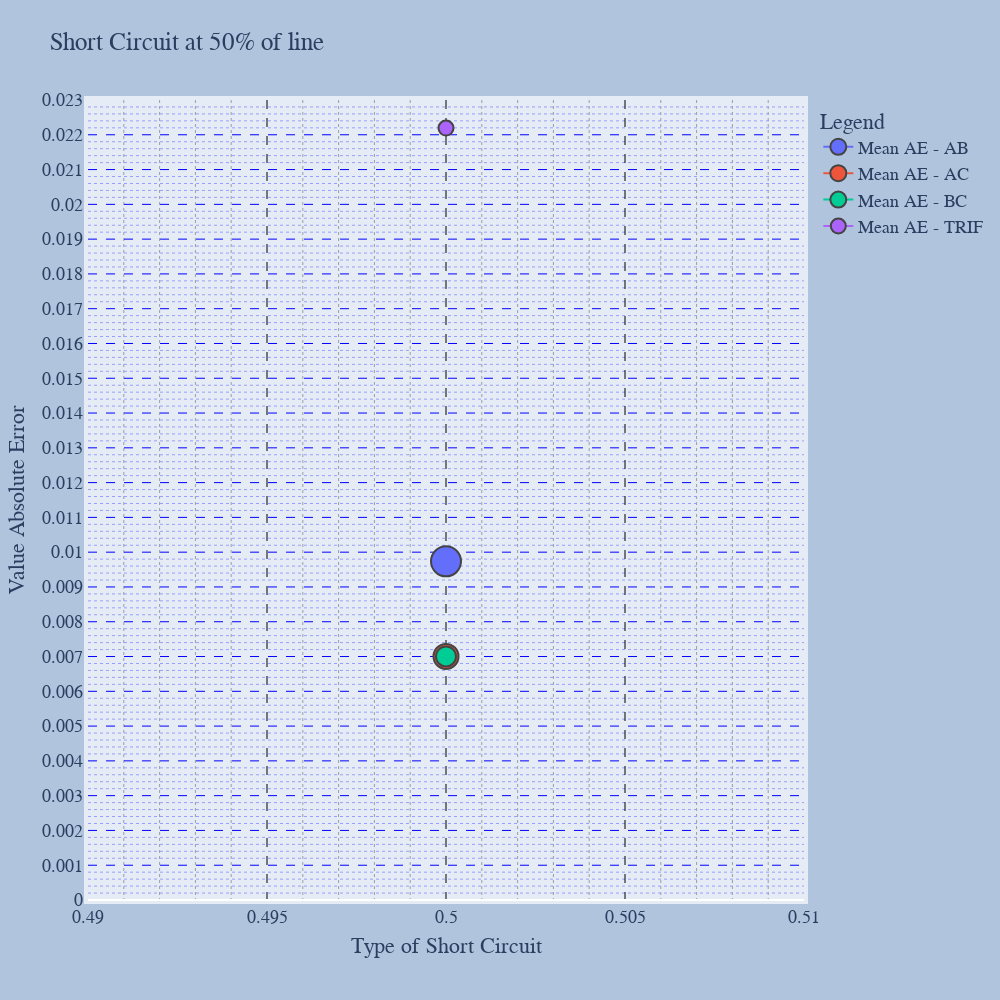

Notebook code cell kept with this figure:
### Code cell
fig = go.Figure()

# Add traces
fig.add_trace(go.Scatter(x=ValorZeroCinquenta['n'], y=ValorZeroCinquenta['Mean AE - AB'],
                    mode='markers+lines',
                    name='Mean AE - AB',
                    marker=dict(
                        size=30,
                        line=dict(
                            width=2
                        )
                    ),
                    text=ValorZeroCinquenta['Mean AE - AB'],
                    textposition="top center"))
fig.add_trace(go.Scatter(x=ValorZeroCinquenta['n'], y=ValorZeroCinquenta['Mean AE - AC'],
                    mode='markers+lines',
                    name='Mean AE - AC',
                    marker=dict(
                        size=25,
                        line=dict(
                            width=2
                        )
                    ),
                    text=ValorZeroCinquenta['Mean AE - AC'],
                    textposition="top center"))
fig.add_trace(go.Scatter(x=ValorZeroCinquenta['n'], y=ValorZeroCinquenta['Mean AE - BC'],
                    mode='markers+lines',
                    name='Mean AE - BC',
                    marker=dict(
                        size=20,
                        line=dict(
                            width=2
                        )
                    ),
                    text=ValorZeroCinquenta['Mean AE - BC'],
                    textposition="bottom center"))
fig.add_trace(go.Scatter(x=ValorZeroCinquenta['n'], y=ValorZeroCinquenta['Mean AE - TRIF'],
                    mode='markers+lines',
                    name='Mean AE - TRIF',
                    marker=dict(
                        size=15,
                        line=dict(
                            width=2
                        )
                    ),
                    text=ValorZeroCinquenta['Mean AE - TRIF'],
                    textposition="top center"))
fig.update_yaxes(showgrid=True, gridwidth=1, gridcolor='blue', griddash='dash', minor_griddash="dot", minor_nticks=5, tickmode = 'linear', tick0 = 0.005,dtick = 0.001,)
fig.update_xaxes(gridcolor='black', griddash='dash', minor_griddash="dot",)
fig.update_yaxes(range=[0, 0.023])
fig.update_xaxes(range=[0.49, 0.51])
fig.update_layout(
    autosize=False,
    width=1000,
    height=1000,
    margin=dict(
        l=50,
        r=50,
        b=100,
        t=100,
        pad=4
    ),
    paper_bgcolor='LightSteelBlue',)
fig.update_layout(
    title="Short Circuit at 50% of line",
    xaxis_title="Type of Short Circuit",
    yaxis_title="Value Absolute Error",
    legend_title="Legend",
    font=dict(
        family="Courier New, monospace",
        size=18,
    )
)
fig.show()
fig.write_image("images/ValorAE_3.png")

### Figure 1 — Plotly figure (JSON) as saved in the notebook; plotly's stock layout.template omitted (floating-point values rounded to 4 significant figures)
{"data": [{"marker": {"line": {"width": 2}, "size": 30}, "mode": "markers+lines", "name": "Mean AE - AB", "text": [0.009736], "textposition": "top center", "type": "scatter", "x": [0.5], "y": [0.009736]}, {"marker": {"line": {"width": 2}, "size": 25}, "mode": "markers+lines", "name": "Mean AE - AC", "text": [0.007003], "textposition": "top center", "type": "scatter", "x": [0.5], "y": [0.007003]}, {"marker": {"line": {"width": 2}, "size": 20}, "mode": "markers+lines", "name": "Mean AE - BC", "text": [0.007003], "textposition": "bottom center", "type": "scatter", "x": [0.5], "y": [0.007003]}, {"marker": {"line": {"width": 2}, "size": 15}, "mode": "markers+lines", "name": "Mean AE - TRIF", "text": [0.02219], "textposition": "top center", "type": "scatter", "x": [0.5], "y": [0.02219]}], "layout": {"autosize": false, "font": {"family": "Courier New, monospace", "size": 18}, "height": 1000, "legend": {"title": {"text": "Legend"}}, "margin": {"b": 100, "l": 50, "pad": 4, "r": 50, "t": 100}, "paper_bgcolor": "LightSteelBlue", "title": {"text": "Short Circuit at 50% of line"}, "width": 1000, "xaxis": {"gridcolor": "black", "griddash": "dash", "minor": {"griddash": "dot"}, "range": [0.49, 0.51], "title": {"text": "Type of Short Circuit"}}, "yaxis": {"dtick": 0.001, "gridcolor": "blue", "griddash": "dash", "gridwidth": 1, "minor": {"griddash": "dot", "nticks": 5}, "range": [0, 0.023], "showgrid": true, "tick0": 0.005, "tickmode": "linear", "title": {"text": "Value Absolute Error"}}}}
